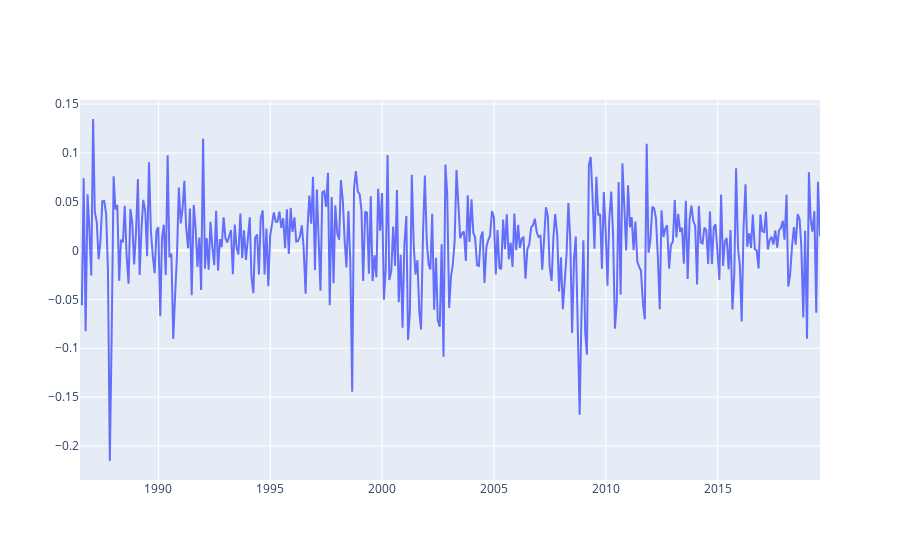

Notebook code cell kept with this figure:
### Markdown cell above
# Monthly returns

### Code cell
sp5_m = pd.read_csv("SPTR.csv")                         # S&P 500 Total Return month-end index values
sp5_m = sp5_m.set_index(pd.to_datetime(sp5_m['Date']))    # Converting Date column to datetime index
sp5_m.drop(columns='Date', inplace=True)

sp5_m['Return'] = sp5_m['SPTR'].pct_change()
#sp5_m.head()

mret = sp5_m['Return']
s1 = mret.describe()
12*s1['mean'],np.sqrt(12)*s1['std']      # Annualized mean and volatility

plotly.offline.iplot([go.Scatter(x=mret.index,y=mret)])

### Figure 1 — Plotly figure (JSON) as saved in the notebook; plotly's stock layout.template omitted (floating-point values rounded to 4 significant figures; data arrays with more than 128 entries replaced by an {"elided": "..."} marker saying what was removed)
{"data": [{"type": "scatter", "x": {"elided": "398 str values"}, "y": {"elided": "398 float values"}}], "layout": {}}
